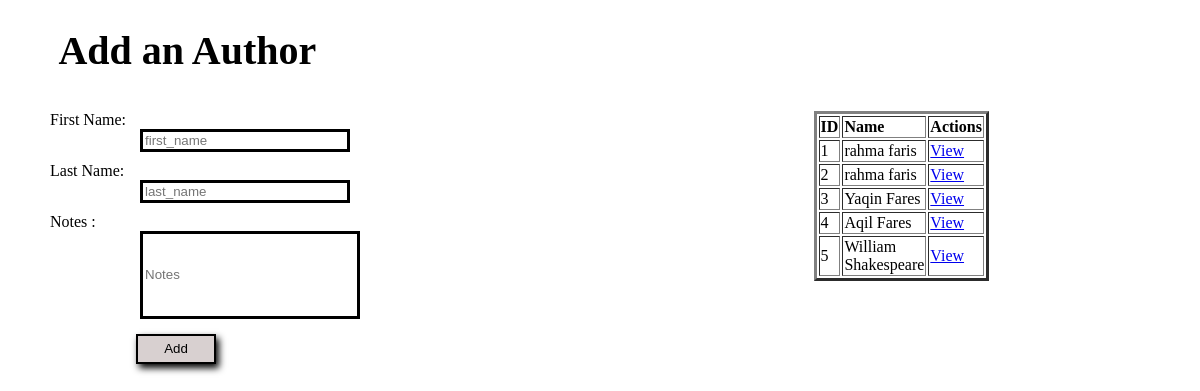
Page /authors on the earlier database version.
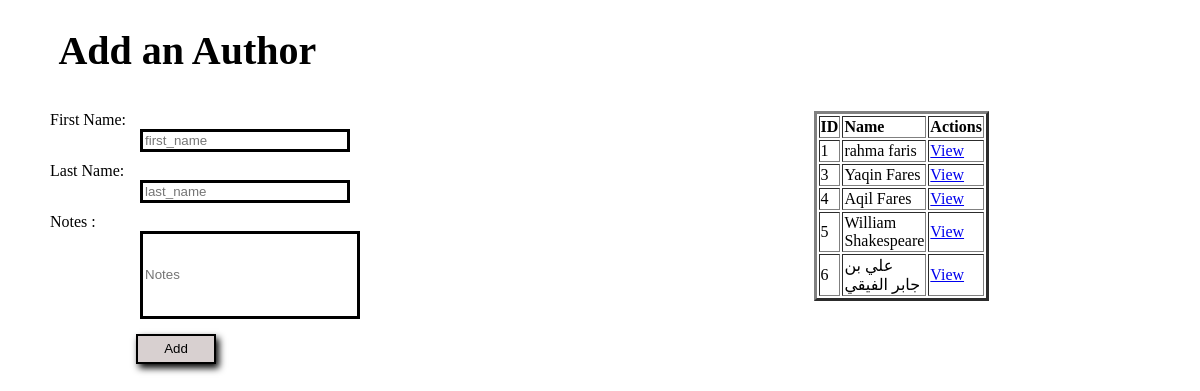
Same page on the later database version.
### app_authorandBooks/models.py (models this page shows)
class Author(models.Model):
    first_name = models.CharField(max_length=40)
    last_name=models.CharField(max_length=40)
    Notes = models.TextField(blank=True, null=True)
    created_at = models.DateTimeField(auto_now_add=True)
    books = models.ManyToManyField(Book, related_name='authors')
    updated_at = models.DateTimeField(auto_now=True)

### app_authorandBooks/views.py (the view)
# urls.py: path('authors',views.Authors ,name='authors'),
def Authors (request):# to show Author Data templete
    Authors=Author.objects.all()#gets all the records in the table
    context ={
            'Authors': Authors}
    return render (request,'Author.html',context)

### app_authorandBooks/templates/Author.html (shortened to what this page needs)
<!DOCTYPE html>
<html lang="en">
<head>
    {% load static %}
    <link rel="stylesheet" href="{% static 'css/Style.css' %}">
</head>
<body>
    <div >
        <h1>Add an Author</h1>
        <div class="cont_1">
            <form action="/add_Author" method="POST">
                <div>
                    <label name="first_name">First Name:</label>
                    <input type="text" name="first_name" placeholder="first_name" required>
                </div>
                <div><label name="last_name">Last Name:</label>
                    <input type="text" name="last_name" placeholder="last_name" required>
                </div>
                <div><label name="Notes">Notes :</label>
                    <input class = "text"type="text" name="Notes" placeholder="Notes" required>
                </div>
                <button class="btnSubmit" type="submit">Add </button>
            </form>
            <div class="table">
                <table border="3">
                    <tr>
                        <th>ID</th>
                        <th>Name</th>
                        <th>Actions</th>
                    </tr>
                    {% for Author in Authors %}
                    <tr>
                        <td>{{Author.id}}</td>
                        <td>{{Author.first_name}} {{Author.last_name}}</td>
                        <td><a href="{% url 'author_detail' Author.id %}">View</a></td>
                    </tr>
                    {% endfor %}
                </table>
            </div>
        </div>
    </div>
</body>
</html>

Differences in the rows shown:
removed Author: id "2", first_name "rahma", last_name "faris"
added Author: id "6", first_name "علي بن", last_name "جابر الفيقي"
